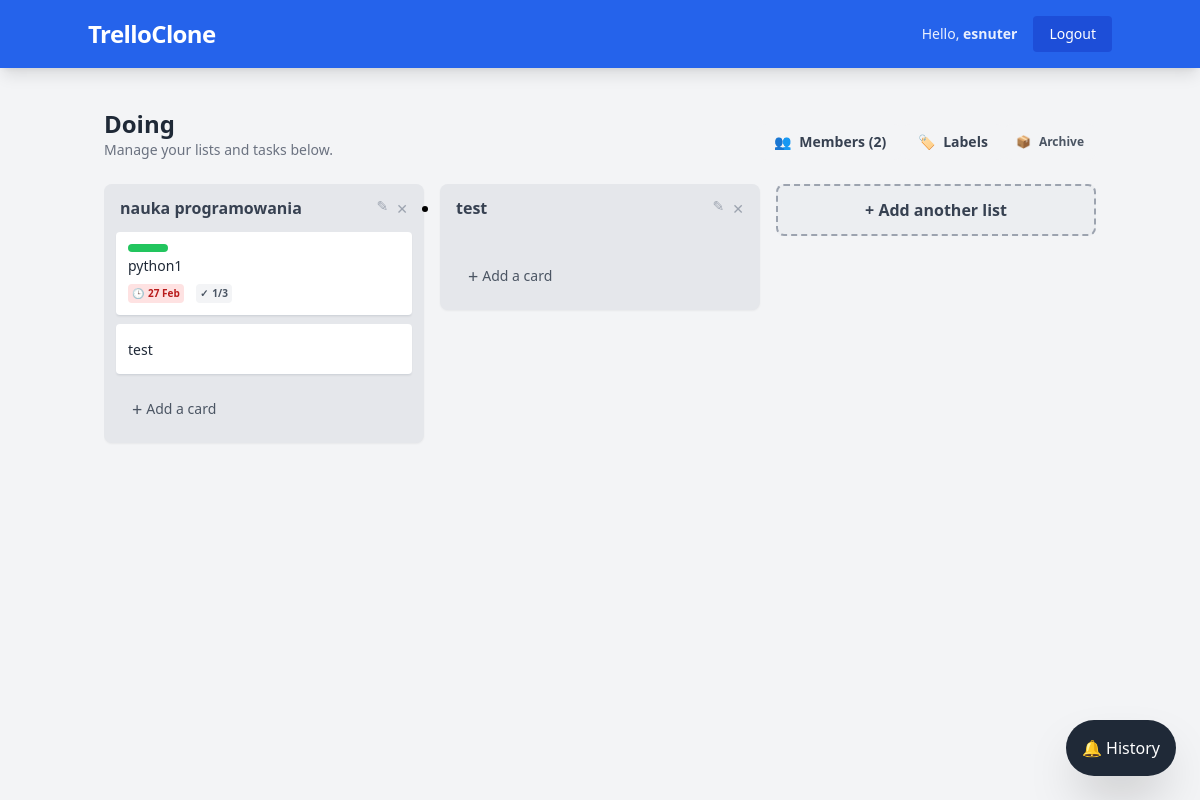
Page /board/doing/ (signed in) on the earlier database version.
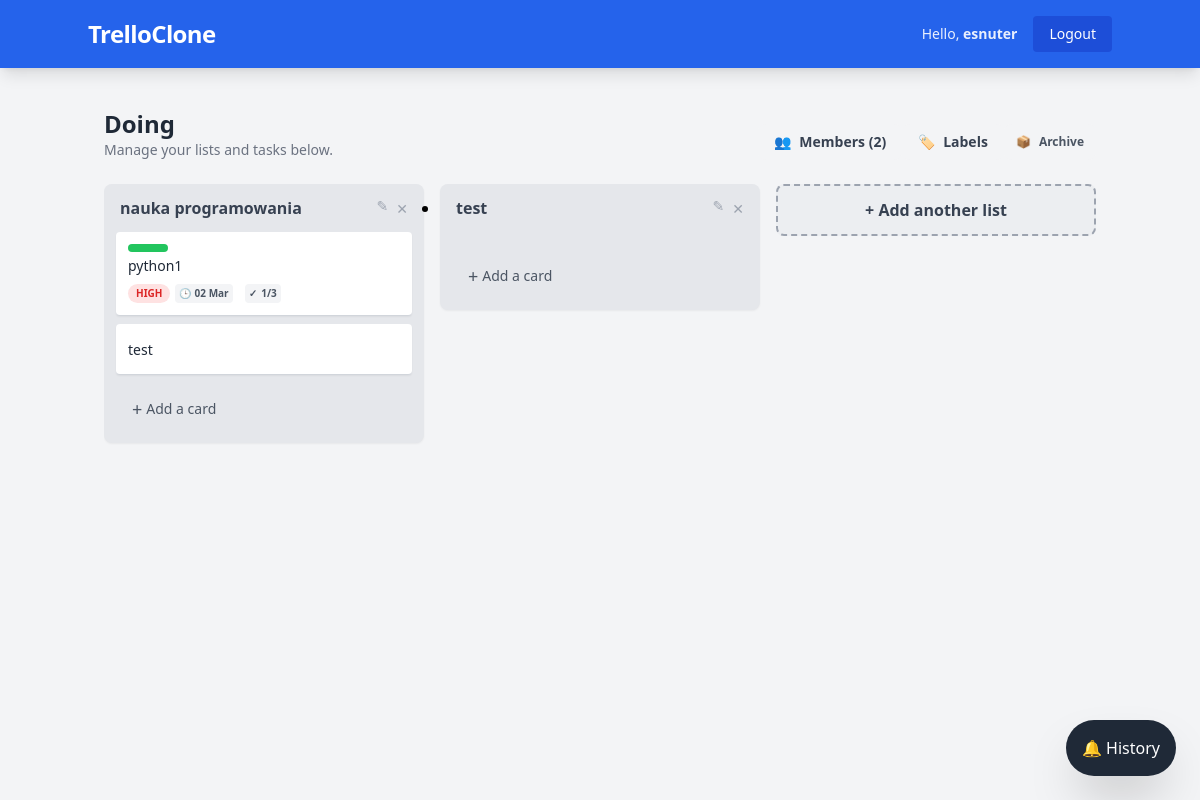
Same page on the later database version.
### boards/models.py (models this page shows, shortened)
class Task(models.Model):
    PRIORITY_CHOICES = [
        ('LOW', 'Low'),
        ('MED', 'Medium'),
        ('HIGH', 'High'),
    ]
    list = models.ForeignKey(List, on_delete=models.CASCADE, related_name='tasks')
    title = models.CharField(max_length=200)
    description = models.TextField(blank=True)
    priority = models.CharField(max_length=4, choices=PRIORITY_CHOICES, default='MED')
    assigned_to = models.ForeignKey(User, on_delete=models.SET_NULL, null=True, blank=True)
    due_date = models.DateTimeField(null=True, blank=True)
    created_at = models.DateTimeField(auto_now_add=True)
    labels = models.ManyToManyField(Label, blank=True, related_name='tasks')
    position = models.PositiveIntegerField(default=0)
    assigned_to = models.ForeignKey(User, on_delete=models.SET_NULL, null=True, blank=True, related_name='tasks')
    due_date = models.DateTimeField(null=True, blank=True)
    is_archived = models.BooleanField(default=False)
    @property
    def checklist_total_count(self):
        return self.checklist_items.count()
    @property
    def checklist_completed_count(self):
        return self.checklist_items.filter(is_done=True).count()
    @property
    def due_status(self):
        if not self.due_date:
            return None
        now = timezone.now()
        if self.due_date < now:
            return "overdue"
        if self.due_date < now + timedelta(days=1):
            return "soon"
        return "upcoming"
    class Meta:
        ordering = ['position']

### boards/views.py (the view)
# urls.py: path('board/<slug:slug>/', views.board_detail, name='board_detail'),
@login_required
def board_detail(request, slug):
    board = get_object_or_404(
        Board,
        Q(owner=request.user) | Q(members=request.user),
        slug=slug
    )
    return render(request, 'boards/board_detail.html', {'board': board})

### boards/templates/boards/board_detail.html (shortened to what the changed rows need)
{% extends 'base.html' %}
{% block content %}
<div class="mb-6 flex justify-between items-end">
    <div>
        <h1 class="text-2xl font-bold text-gray-800">{{ board.title }}</h1>
    </div>
</div>
<div id="lists-container" class="flex overflow-x-auto pb-4 items-start space-x-4 custom-scrollbar">
    {% for list in board.lists.all %}
    <div class="list-item bg-gray-200 w-80 flex-shrink-0 rounded-lg shadow-sm p-3 cursor-grab" data-list-id="{{ list.id }}">
        <div class="flex justify-between items-center mb-3 px-1">
            <h3 class="font-bold text-gray-700">{{ list.title }}</h3>
            {% if board.owner == request.user %}
            <div class="flex space-x-2">
                <a href="{% url 'edit_list' list.id %}" class="text-gray-400 hover:text-blue-600 text-sm">✎</a>
                <form method="POST" action="{% url 'delete_list' list.id %}" onsubmit="return confirm('Delete?');">
                    <button type="submit" class="text-gray-400 hover:text-red-600 text-sm">✕</button>
                </form>
            </div>
            {% endif %}
        </div>
        <div class="task-sortable space-y-2 mt-2 min-h-[10px]" data-list-id="{{ list.id }}">
            {% for task in list.tasks.all %}
                {% if not task.is_archived %}
                <div class="bg-white p-3 rounded shadow-sm border-b border-gray-300 hover:bg-gray-50 group cursor-grab active:cursor-grabbing" data-task-id="{{ task.id }}">
                    <div class="flex justify-between items-start">
                        <a href="{% url 'task_detail' task.id %}" class="flex-grow">
                            <div class="flex flex-wrap gap-1 mb-1">
                                {% for label in task.labels.all %}
                                    <div class="{{ label.color }} h-2 w-10 rounded-full" title="{{ label.title }}"></div>
                                {% endfor %}
                            </div>
                            <p class="text-sm text-gray-800 font-medium">{{ task.title }}</p>
                            {% if task.priority == 'HIGH' %}
                                <span class="text-[10px] bg-red-100 text-red-600 px-2 py-0.5 rounded-full font-bold uppercase mt-1 inline-block">High</span>
                            {% endif %}
                                                {% if task.due_date %}
                            <div class="flex items-center mt-2 px-1 py-0.5 rounded text-[10px] font-bold inline-flex mr-2
                                {% if task.due_status == 'overdue' %}bg-red-100 text-red-700
                                {% elif task.due_status == 'soon' %}bg-yellow-100 text-yellow-700
                                {% else %}bg-gray-100 text-gray-600{% endif %}">
                                <span class="mr-1">🕒</span>
                                {{ task.due_date|date:"d M" }}
                            </div>
                        {% endif %}
                        {% if task.checklist_total_count > 0 %}
                            <div class="flex items-center mt-2 px-1 py-0.5 rounded text-[10px] font-bold inline-flex
                                {% if task.checklist_completed_count == task.checklist_total_count %}
                                    bg-green-100 text-green-700
                                {% else %}
                                    bg-gray-100 text-gray-600
                                {% endif %}">
                                <span class="mr-1">✓</span>
                                {{ task.checklist_completed_count }}/{{ task.checklist_total_count }}
                            </div>
                        {% endif %}
                        </a>
                    </div>
                </div>
                {% endif %}
            {% endfor %}
        </div>
        <div x-data="{ open: false }" class="mt-3 px-2">
            <button @click="open = true; $nextTick(() => $refs.taskTitle.focus())"
                    x-show="!open"
                    class="flex items-center w-full text-left text-sm text-gray-600 hover:bg-gray-300 p-2 rounded transition">
                <span class="mr-1 text-lg">+</span> Add a card
            </button>
        </div>
    </div>
    {% endfor %}
</div>
{% endblock %}

Differences in the rows shown:
changed Task "python1": due_date "27 Feb" → "02 Mar"; now shows "HIGH"
